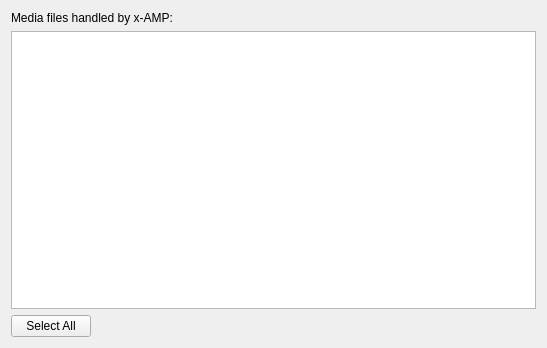
<?xml version="1.0" encoding="UTF-8"?>
<ui version="4.0">
 <class>WinFileAssocPage</class>
 <widget class="QWidget" name="WinFileAssocPage">
  <property name="geometry">
   <rect>
    <x>0</x>
    <y>0</y>
    <width>547</width>
    <height>348</height>
   </rect>
  </property>
  <layout class="QGridLayout" name="gridLayout">
   <item row="2" column="0">
    <widget class="QPushButton" name="selectAll">
     <property name="text">
      <string>Select All</string>
     </property>
    </widget>
   </item>
   <item row="1" column="0" colspan="2">
    <widget class="QListWidget" name="listWidget">
     <property name="editTriggers">
      <set>QAbstractItemView::DoubleClicked|QAbstractItemView::EditKeyPressed</set>
     </property>
     <property name="selectionMode">
      <enum>QAbstractItemView::MultiSelection</enum>
     </property>
     <property name="viewMode">
      <enum>QListView::ListMode</enum>
     </property>
     <property name="uniformItemSizes">
      <bool>true</bool>
     </property>
     <property name="sortingEnabled">
      <bool>true</bool>
     </property>
    </widget>
   </item>
   <item row="0" column="0" colspan="2">
    <widget class="QLabel" name="textLabel">
     <property name="text">
      <string>Media files handled by x-AMP:</string>
     </property>
     <property name="alignment">
      <set>Qt::AlignVCenter</set>
     </property>
     <property name="wordWrap">
      <bool>true</bool>
     </property>
    </widget>
   </item>
   <item row="2" column="1">
    <spacer>
     <property name="orientation">
      <enum>Qt::Horizontal</enum>
     </property>
     <property name="sizeHint" stdset="0">
      <size>
       <width>364</width>
       <height>20</height>
      </size>
     </property>
    </spacer>
   </item>
  </layout>
 </widget>
 <resources/>
 <connections/>
</ui>
